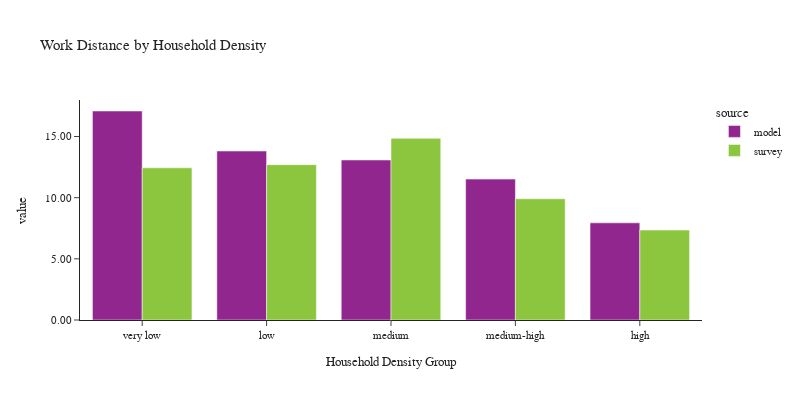

Write notebook code for a chart like this one.
### Code cell
plot_work_location(df_workers, 'hh_density_group', 'Household Density', 'Household Density Group')

### Figure 1 — Plotly figure (JSON) as saved in the notebook; plotly's stock layout.template omitted (floating-point values rounded to 4 significant figures)
{"data": [{"alignmentgroup": "True", "customdata": [[26890], [28303], [56434], [53252], [52044]], "hovertemplate": "source=model<br>hh_density_group=%{x}<br>value=%{y}<br>sample count=%{customdata[0]}<extra></extra>", "legendgroup": "model", "marker": {"color": "#91268F", "pattern": {"shape": ""}}, "name": "model", "offsetgroup": "model", "orientation": "v", "showlegend": true, "textposition": "auto", "type": "bar", "x": ["very low", "low", "medium", "medium-high", "high"], "xaxis": "x", "y": [17.09, 13.82, 13.08, 11.52, 7.943], "yaxis": "y"}, {"alignmentgroup": "True", "customdata": [[199], [258], [437], [536], [1175]], "hovertemplate": "source=survey<br>hh_density_group=%{x}<br>value=%{y}<br>sample count=%{customdata[0]}<extra></extra>", "legendgroup": "survey", "marker": {"color": "#8CC63E", "pattern": {"shape": ""}}, "name": "survey", "offsetgroup": "survey", "orientation": "v", "showlegend": true, "textposition": "auto", "type": "bar", "x": ["very low", "low", "medium", "medium-high", "high"], "xaxis": "x", "y": [12.44, 12.7, 14.86, 9.914, 7.35], "yaxis": "y"}], "layout": {"barmode": "group", "font": {"size": 11}, "height": 400, "legend": {"title": {"text": "source"}, "tracegroupgap": 0}, "title": {"text": "Work Distance by Household Density"}, "width": 800, "xaxis": {"anchor": "y", "domain": [0.0, 1.0], "title": {"text": "Household Density Group"}}, "yaxis": {"anchor": "x", "domain": [0.0, 1.0], "tickformat": ".2f", "title": {"text": "value"}}}}
